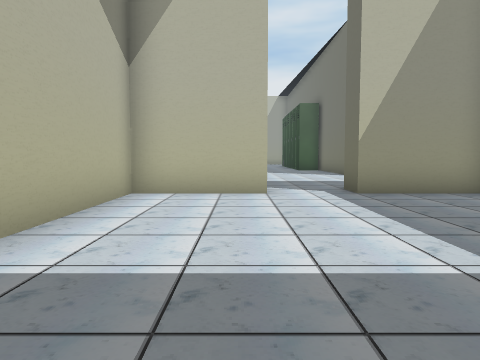
view 1 (above)

24 first-person views from a walk through a Unity game level. The camera is 1.5 m above the floor, tilts 4° down and sees 70° across. The floor is counted in squares, 2 m on a side. Each view is taken from the middle of a square. On the plan, view 1 faces up. The plan holds only what a view shows up to about 11 squares ahead; the rest is blank. The place goes on beyond the plan.

view 2
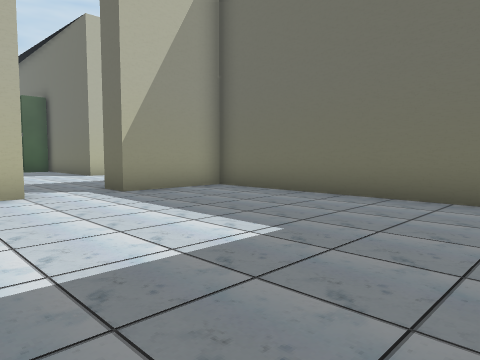

view 3
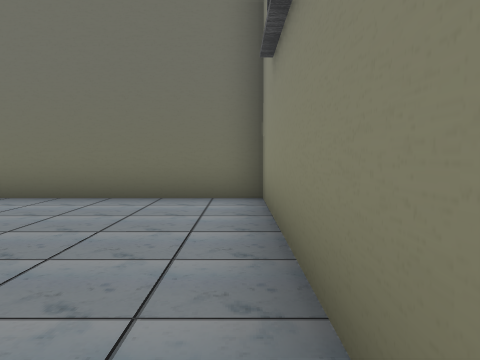

view 4
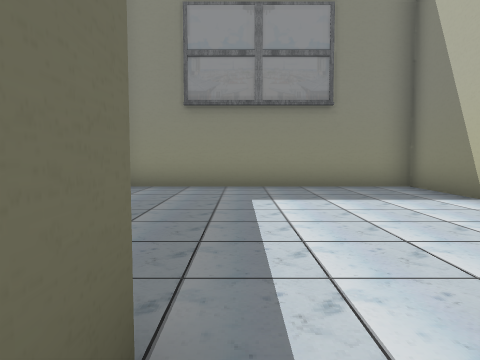

view 5
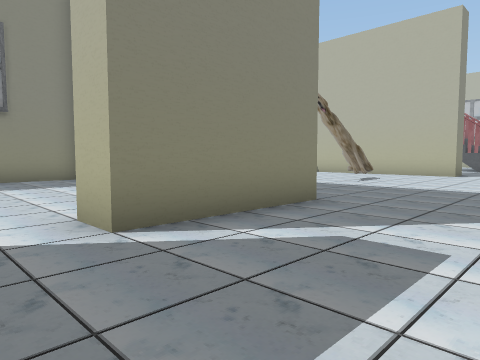

view 6
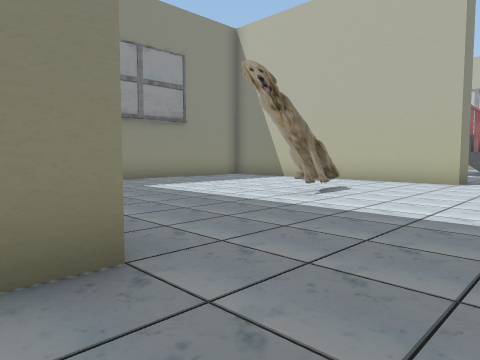

view 7
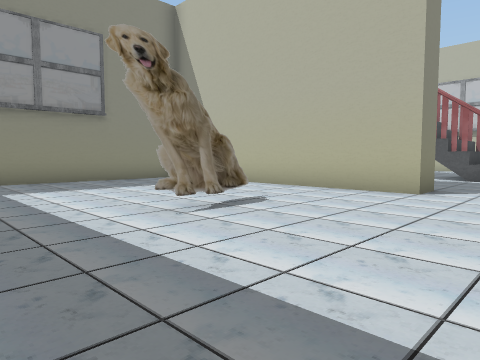

view 8
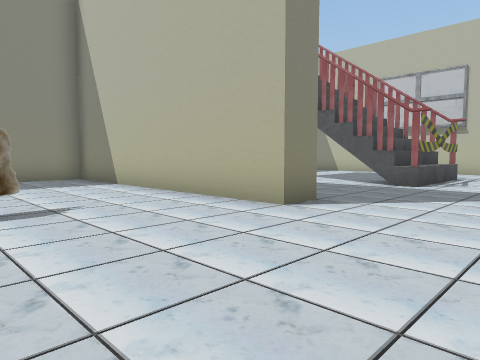

view 9
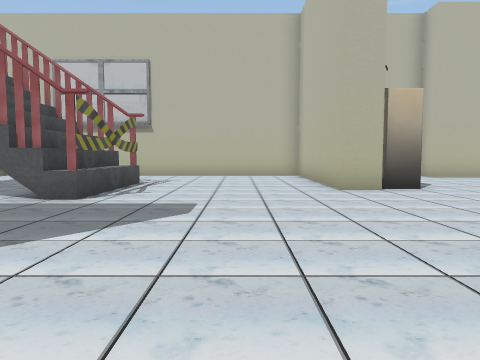

view 10
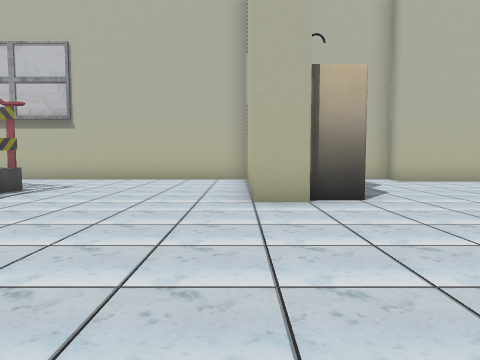

view 11
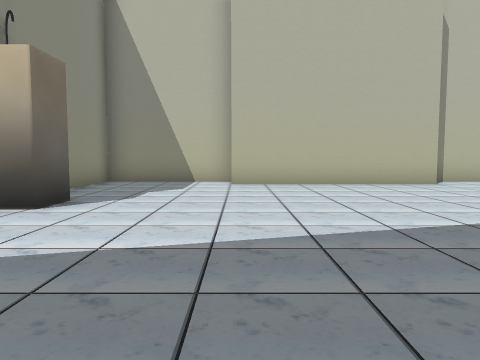

view 12
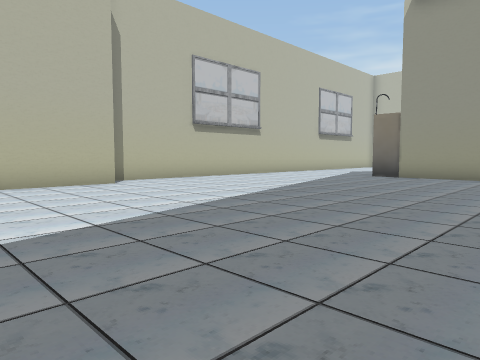

view 13
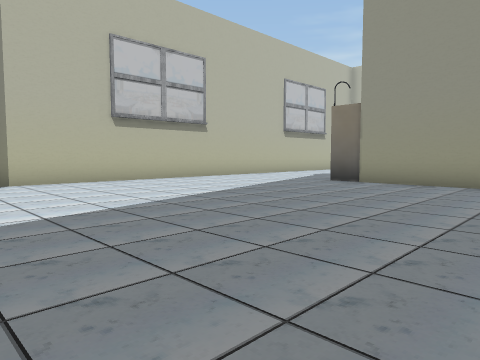

view 14
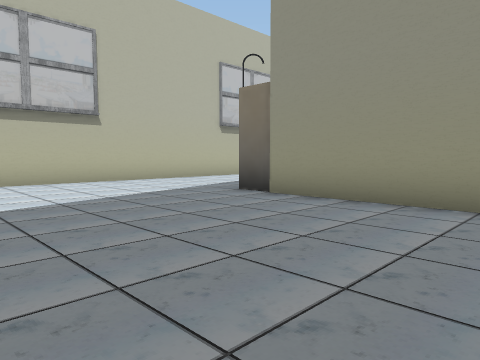

view 15
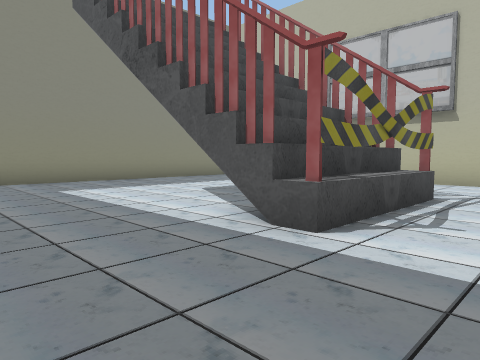

view 16
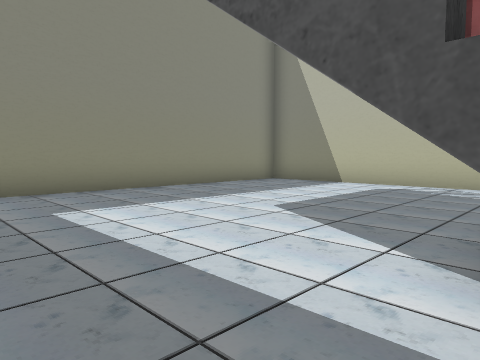

view 17
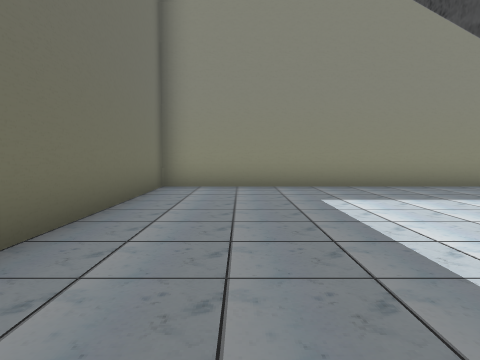

view 18
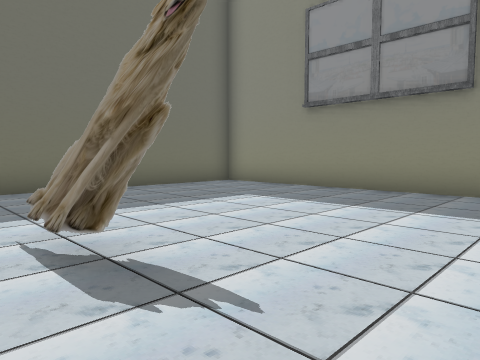

view 19
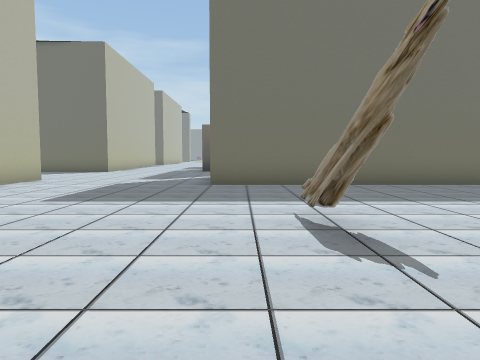

view 20
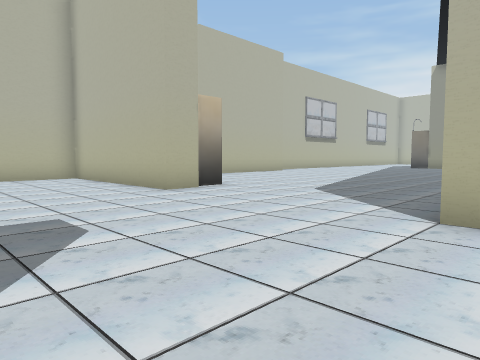

view 21
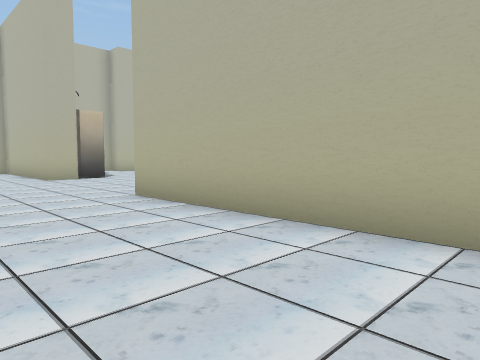

view 22
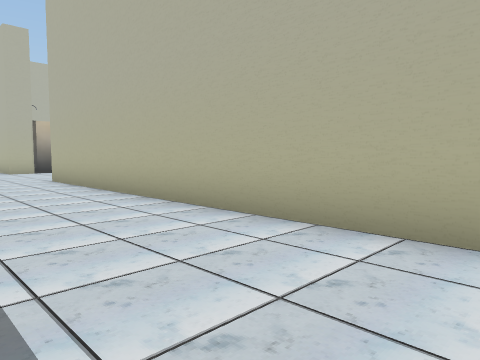

view 23
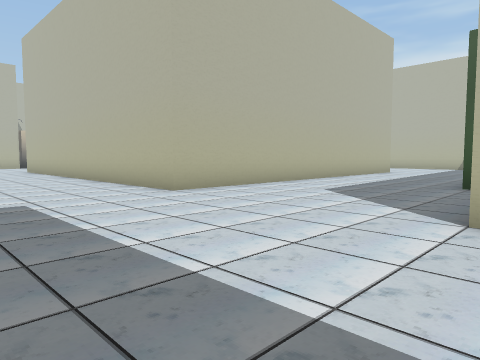

view 24
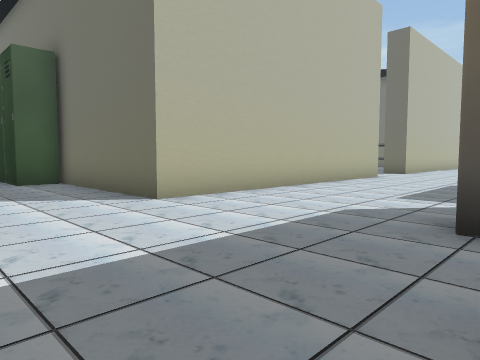

### Floor plan
Points are (right, up) in squares from view 1. A wall is a line through its corners. A room is listed if a view was taken in it or the views show most of it. See-through windows are left out.
Room 1 (views 1, 2, 3)
walls: (0.5, 6.9) (-2.2, 6.9) (-2.2, -0.4) (5.1, -0.4) (5.1, 6.9) (2.4, 6.9)
ways out: opening at (1.5, 7) to room 2
Room 2 (views 4, 5, 6, 7, 8, 9, 10, 11, 12, 13, 14, 15, 16, 17, 18, 19, 20, 21, 22, 23, 24)
walls: (-1.3, 18.4) (-1.3, 13.2) (-13.1, 13.2); (2.4, 6.9) (2.4, 7.9); (-9.1, 6.1) (-7.5, 6.1); (-9.1, 5.9) (-7.5, 5.9); (11.4, 13.2) (4.2, 13.2) (4.2, 18.4); (-13.1, 7.8) (-12.2, 7.8) (-12.2, -0.4) (-3.1, -0.4) (-3.1, 7.8) (0.5, 7.8) (0.5, 6.9); (-18.5, 14.2) (-18.5, 13.2) (-24, 13.2) (-24, 0.4); (-20.6, 8.2) (-16.9, 8.2) (-16.9, 6.4); (-20.6, 7.8) (-16.8, 7.8); (-14.9, 31.4) (-17.5, 31.4); (-23.1, 23.2) (-23.1, 17.8) (-24, 17.8) (-24, 14.1) (-21.6, 14.1); (-23.2, -0.4) (-13.1, -0.4) (-13.1, 5.4); (-24, 31.6) (-24, 23.6)
ways out: opening at (1.5, 7) to room 1
objects: fountain (-19, 15); fountain (-19, 32); locker (3, 18) to (4, 19); locker (3, 20) to (4, 20); fountain (5, 8)

Where each view was taken, in squares from view 1:
view 1: 0 up, 0 right, facing up
view 2: 0 up, 1 left, facing up-right
view 3: 0 up, 1 left, facing right
view 4: 8 up, 2 right, facing down
view 5: 11 up, 2 right, facing down-left
view 6: 10 up, 2 left, facing down-left
view 7: 10 up, 5 left, facing down-left
view 8: 11 up, 8 left, facing down-left
view 9: 11 up, 11 left, facing left
view 10: 13 up, 13 left, facing left
view 11: 18 up, 14 left, facing left
view 12: 19 up, 14 left, facing up-left
view 13: 22 up, 14 left, facing up-left
view 14: 26 up, 14 left, facing up-left
view 15: 10 up, 14 left, facing down-left
view 16: 7 up, 15 left, facing down-left
view 17: 8 up, 15 left, facing down
view 18: 7 up, 11 left, facing down-right
view 19: 7 up, 12 left, facing right
view 20: 9 up, 12 left, facing up-left
view 21: 10 up, 7 left, facing up-left
view 22: 10 up, 2 left, facing up-left
view 23: 9 up, 5 right, facing up-left
view 24: 8 up, 1 right, facing up-right
